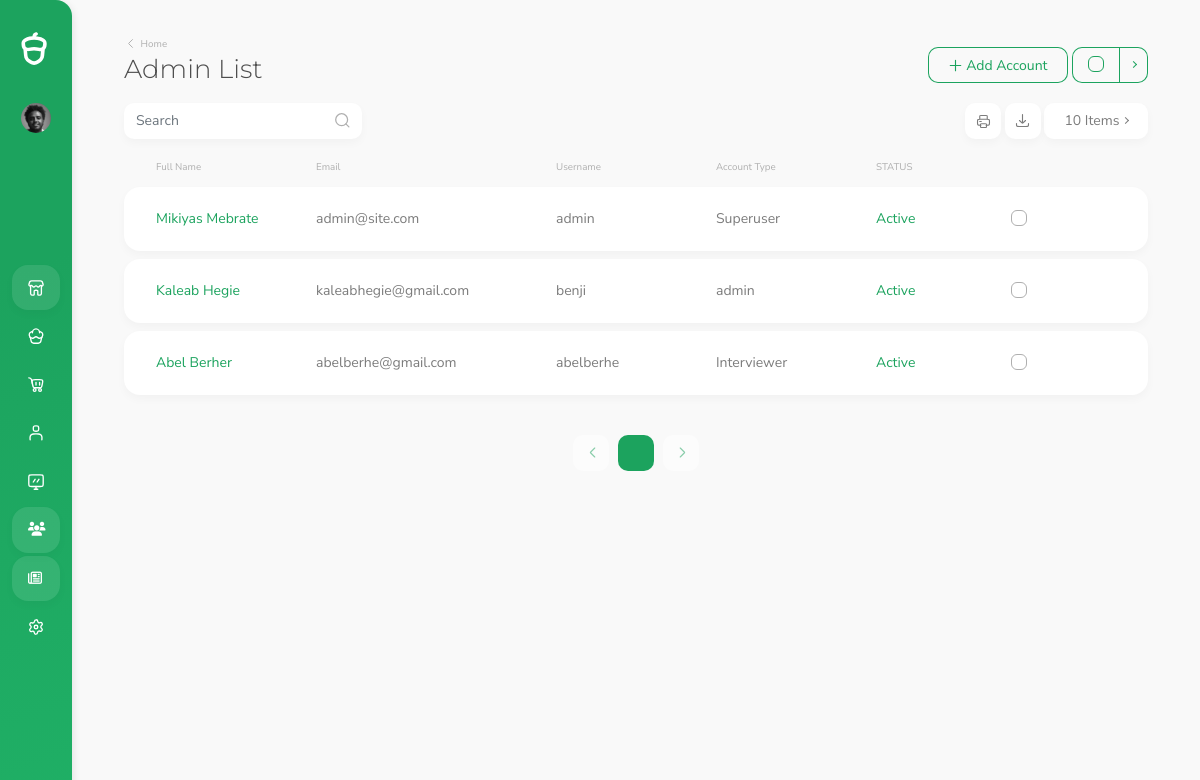
The page /user-admin/admin-list/ (signed in) on the database as committed earlier.
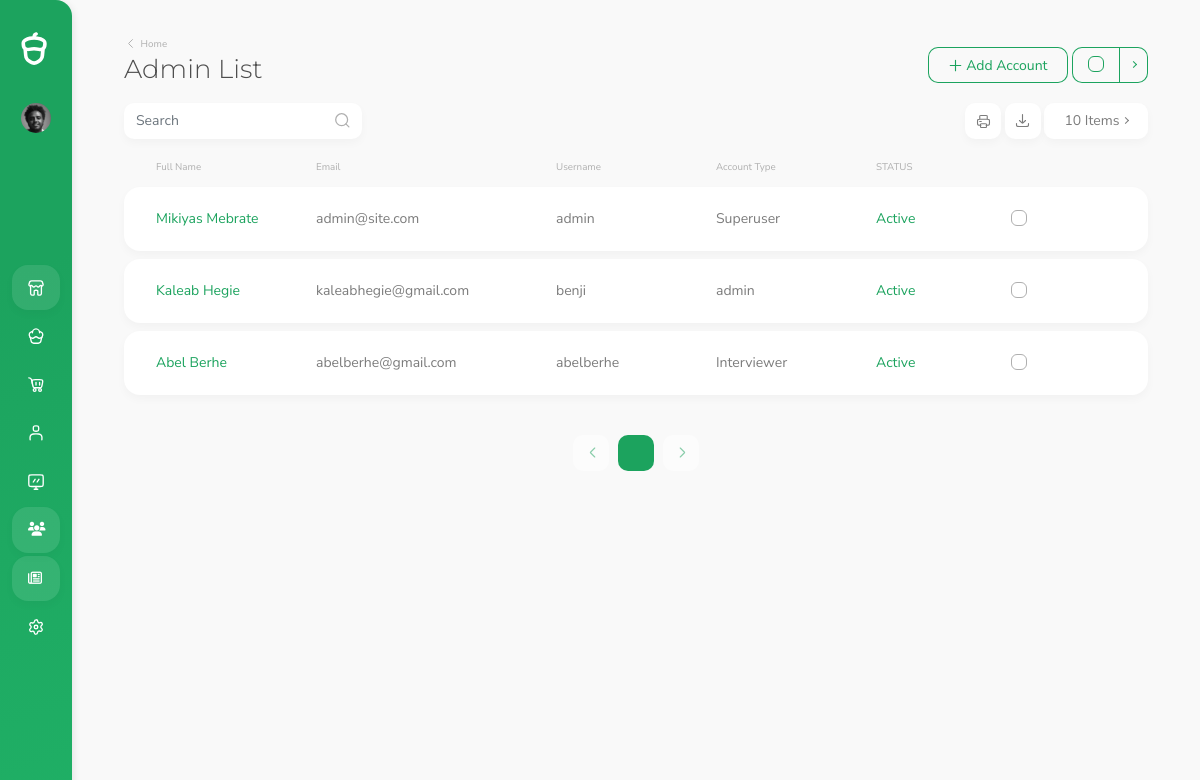
The same page on the database as committed later.
### Account/models.py (models this page shows)
class CustomUser(AbstractUser):
    is_candidate = models.BooleanField(default=False)
    is_interviewer = models.BooleanField(default=False)
    is_admin = models.BooleanField(default=False)
    email = models.EmailField(unique=True)
    photo = models.ImageField(upload_to='Admin/Photo', null=True, blank=True)
    EMAIL_FIELD = 'email'
    USERNAME_FIELD = 'email'
    REQUIRED_FIELDS = ['username', 'first_name', 'last_name']

### Account/decorators.py (the view)
    def wrapper_func(request, *args, **kwargs):
        if request.user.is_superuser or request.user.is_admin:
            return view_func(request, *args, **kwargs)
        else:
            return HttpResponse('You are not authorized to access this content.')

### UserAdmin/views.py (called while the page is built)
@login_required
@admin_user_required
def admin_account_list(request):
    accounts = CustomUser.objects.filter(Q(is_superuser = True)| Q(is_admin = True ) |Q(is_interviewer = True))
    form = CustomUserCreationForm(request.POST or None, request.FILES or None)
    paginator = Paginator(accounts,10)
    page_number = request.GET.get('page')
    page = paginator.get_page(page_number)
    if request.method == 'POST':
        if form.is_valid():
            form.save()
            messages.success(request, 'Successfully created.')
    context = {
        'accounts' : page,
        'form':form
    }
    return render(request, 'admin-user/admin-list.html', context)

### UserAdmin/templates/admin-user/admin-list.html (shortened to what the changed rows need)
{% load static %}
<!DOCTYPE html>
<html lang="en" data-footer="true">
<head>
    <link rel="stylesheet"
        href="https://cdn.jsdelivr.net/gh/habibmhamadi/multi-select-tag/dist/css/multi-select-tag.css" />
    {% include 'admin-user/include/head.html'%}
</head>
<body>
    <main>
        <div class="container">
            <div class="page-title-container">
                <div class="row g-0">
                    <div class="col-auto mb-3 mb-md-0 me-auto">
                        <div class="w-auto sw-md-30">
                            <h1 class="mb-0 pb-0 display-4" id="title">Admin List</h1>
                        </div>
                    </div>
                </div>
            </div>
            <div class="row">
                <div class="col-12 mb-5">
                    <div id="checkboxTable">
                        {% if accounts %}
                        {% for account in accounts%}
                        <div class="card mb-2">
                            <div class="card-body pt-0 pb-0 sh-30 sh-lg-8">
                                <div class="row g-0 h-100 align-content-center">
                                    <div class="col-6 col-lg-2 d-flex flex-column justify-content-center mb-2 mb-lg-0 order-3 order-lg-2">
                                        <div class="text-alternate"><a href="">{{account.first_name|capfirst}} {{account.last_name|capfirst}}</a></div>
                                    </div>
                                    <div
                                        class="col-6 col-lg-3 d-flex flex-column justify-content-center mb-2 mb-lg-0 order-5 order-lg-3">
                                        <div class="text-alternate">{{account.email}}</div>
                                    </div>
                                    <div
                                        class="col-6 col-lg-2 d-flex flex-column justify-content-center mb-2 mb-lg-0 order-4 order-lg-4">
                                        <div class="text-alternate">
                                            <span>
                                                {{account.username}}
                                            </span>
                                        </div>
                                    </div>
                                    <div
                                        class="col-6 col-lg-2 d-flex flex-column justify-content-center mb-2 mb-lg-0 order-5 order-lg-4">
                                        <div class="text-alternate">
                                            {% if account.is_superuser%} Superuser
                                            {% elif account.is_interviewer %} Interviewer
                                            {% else %} admin
                                            {% endif %}
                                        </div>
                                    </div>
                                    <div
                                        class="col-12 col-lg-1 d-flex flex-column justify-content-center mb-2 mb-lg-0 order-last order-lg-5">
                                        <div class="text-alternate">
                                            <span>
                                                {% if account.is_active %}
                                                <span  class="text-primary">Active</span>
                                                {% else %}
                                                <span  class="text-danger">Deactive</span>
                                                {% endif %}
                                            </span>
                                        </div>
                                    </div>
                                    <div
                                        class="col-1 col-lg-1 d-flex flex-column justify-content-center align-items-lg-end mb-2 mb-lg-0 order-2 text-end order-lg-last">
                                        <label class="form-check float-end mt-1">
                                            <input type="checkbox" class="form-check-input" />
                                        </label>
                                    </div>
                                </div>
                            </div>
                        </div>
                        {% endfor %}
                        {% endif %}
                    </div>
                </div>
            </div>
</body>
</html>

Rows that differ between the two databases and show on the page:
changed CustomUser "Abel": last_name "Berher" → "Berhe"
